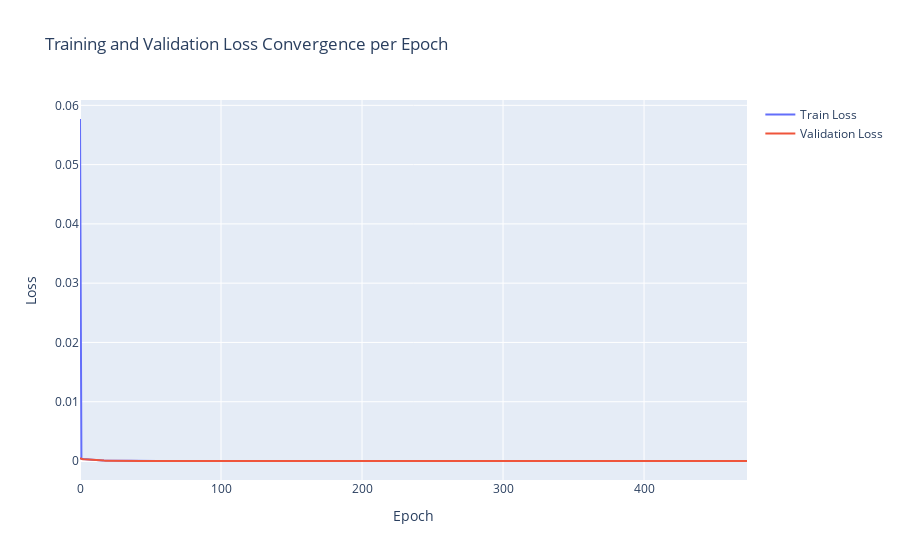
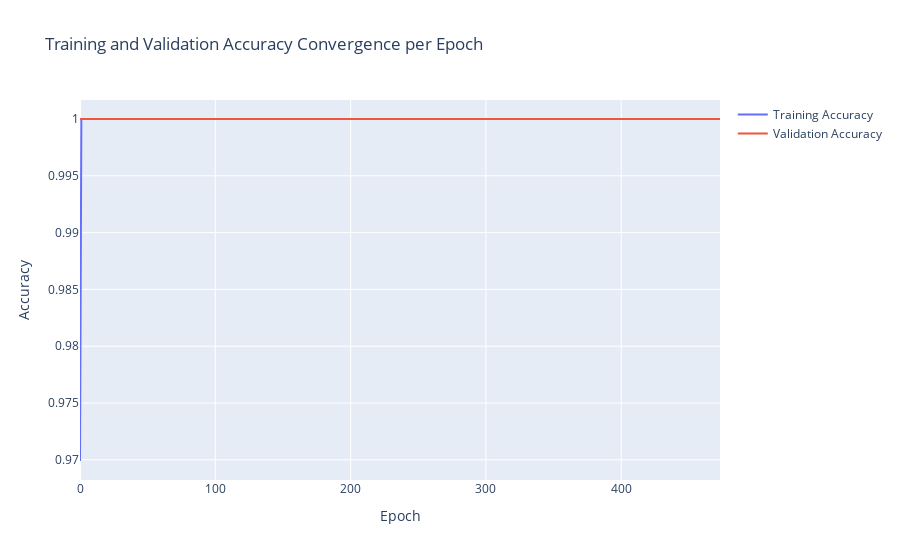

The notebook cell saved with these charts, in order:
### Code cell
def evaluate_convergence(history):
    epochs = []
    for i in range(len(history.history['loss'])):
        epochs.append(i)
    
    train_loss = history.history['loss']
    val_loss = history.history['val_loss']
    fig1 = make_subplots(rows=1, cols=1, specs=[[{'type':'xy'}]])
    fig1.add_trace(go.Scatter(x=epochs, y=train_loss, mode="lines", name="Train Loss"), row=1, col=1)
    fig1.add_trace(go.Scatter(x=epochs, y=val_loss, mode="lines", name="Validation Loss"), row=1, col=1)
    fig1.update_layout(
        title = "Training and Validation Loss Convergence per Epoch", 
        xaxis1 = dict(title_text = "Epoch"),
        yaxis1 = dict(title_text = "Loss"),
    )
#     fig1.write_image()
    fig1.show()
    
    train_acc = history.history['acc']
    val_acc = history.history['val_acc']
    fig2 = make_subplots(rows=1, cols=1, specs=[[{'type':'xy'}]])
    fig2.add_trace(go.Scatter(x=epochs, y=train_acc, mode="lines", name="Training Accuracy"), row=1, col=1)
    fig2.add_trace(go.Scatter(x=epochs, y=val_acc, mode="lines", name="Validation Accuracy"), row=1, col=1)
    fig2.update_layout(
        title = "Training and Validation Accuracy Convergence per Epoch", 
        xaxis1 = dict(title_text = "Epoch"),
        yaxis1 = dict(title_text = "Accuracy"),
    )
#     fig2.write_image()
    fig2.show()
    
evaluate_convergence(history)

### Figure 1 — Plotly figure (JSON) as saved in the notebook; plotly's stock layout.template omitted (floating-point values rounded to 4 significant figures; data arrays with more than 128 entries replaced by an {"elided": "..."} marker saying what was removed)
{"data": [{"mode": "lines", "name": "Train Loss", "type": "scatter", "x": {"elided": "474 int values"}, "xaxis": "x", "y": {"elided": "474 float values"}, "yaxis": "y"}, {"mode": "lines", "name": "Validation Loss", "type": "scatter", "x": {"elided": "474 int values"}, "xaxis": "x", "y": {"elided": "474 float values"}, "yaxis": "y"}], "layout": {"title": {"text": "Training and Validation Loss Convergence per Epoch"}, "xaxis": {"anchor": "y", "domain": [0, 1], "title": {"text": "Epoch"}}, "yaxis": {"anchor": "x", "domain": [0, 1], "title": {"text": "Loss"}}}}

### Figure 2 — Plotly figure (JSON) as saved in the notebook; plotly's stock layout.template omitted (floating-point values rounded to 4 significant figures; data arrays with more than 128 entries replaced by an {"elided": "..."} marker saying what was removed)
{"data": [{"mode": "lines", "name": "Training Accuracy", "type": "scatter", "x": {"elided": "474 int values"}, "xaxis": "x", "y": {"elided": "474 float values"}, "yaxis": "y"}, {"mode": "lines", "name": "Validation Accuracy", "type": "scatter", "x": {"elided": "474 int values"}, "xaxis": "x", "y": {"elided": "474 int values"}, "yaxis": "y"}], "layout": {"title": {"text": "Training and Validation Accuracy Convergence per Epoch"}, "xaxis": {"anchor": "y", "domain": [0, 1], "title": {"text": "Epoch"}}, "yaxis": {"anchor": "x", "domain": [0, 1], "title": {"text": "Accuracy"}}}}
